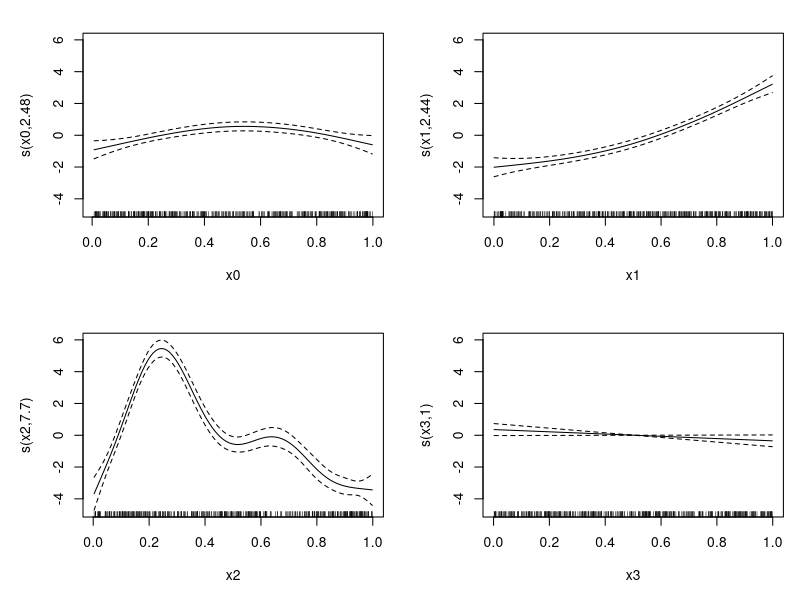
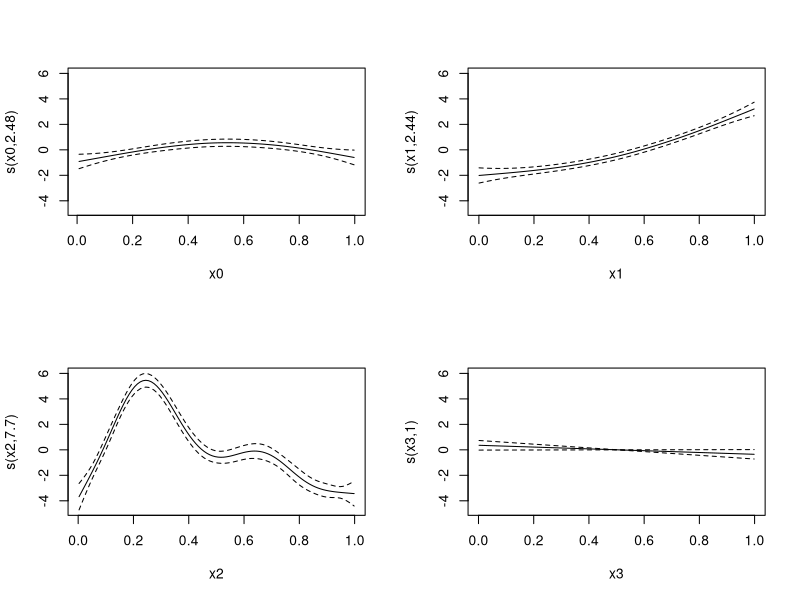

R code for these plots, in order:
## ---- chunk 1
library(mgcv)

# generate our fave data
set.seed(2)
dat <- gamSim(1,n=400,dist="normal",scale=2)
## ---- chunk 2
b <- gam(y~s(x0)+s(x1)+s(x2)+s(x3),data=dat, method="NCV")
summary(b)
plot(b, pages=1)
## ---- chunk 3
nb <- list()
## ---- chunk 4
nb$a <- order(dat$x0)
## ---- chunk 5
nb$ma <- (1:4)*100
## ---- chunk 6
nb$a <- nb$d
## ---- chunk 7
nb$md <- nb$ma
## ---- chunk 8
b2 <- gam(y~s(x0)+s(x1)+s(x2)+s(x3),data=dat, method="NCV", nei=nb)
summary(b2)
## ---- chunk 9
par(mfrow=c(2,2))

blerg <- lapply(1:4, function(x){
  plot(b2, select=x, rug=FALSE)
  rug(dat[[paste0("x", x-1)]][nb$a[1:nb$ma[1]]], col="red")
  rug(dat[[paste0("x", x-1)]][nb$a[(nb$ma[1]+1):nb$ma[2]]], col="green")
  rug(dat[[paste0("x", x-1)]][nb$a[(nb$ma[2]+1):nb$ma[3]]], col="blue")
  rug(dat[[paste0("x", x-1)]][nb$a[(nb$ma[3]+1):nb$ma[4]]], col="pink")
})
